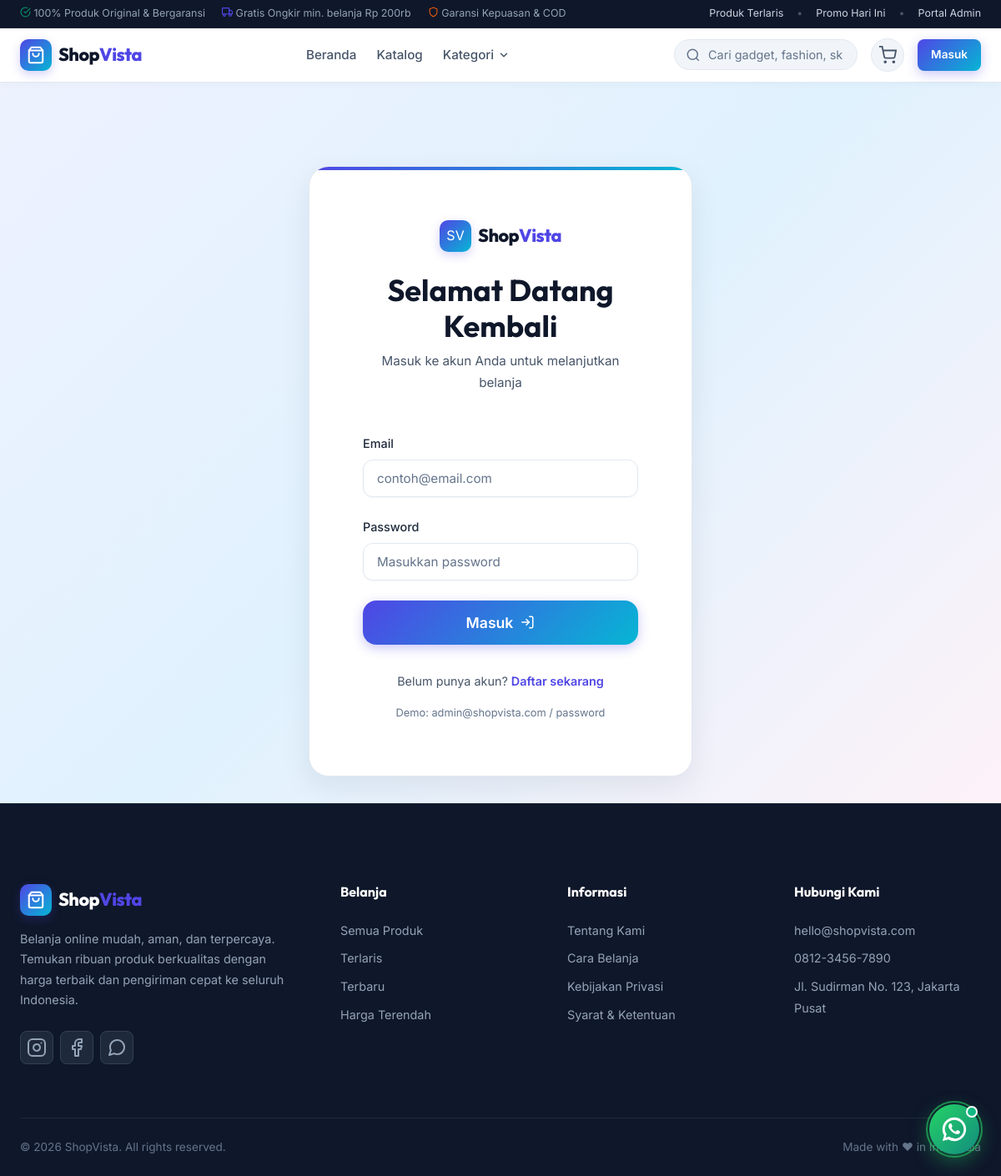
The app's page /index.php/auth/login with its own data.
### tables this page shows
CREATE TABLE `settings` (
  `id` int(11) UNSIGNED NOT NULL,
  `setting_key` varchar(100) NOT NULL,
  `setting_value` text DEFAULT NULL
);

### application/controllers/Auth.php (called while the page is built, shortened)
<?php
class Auth extends CI_Controller {
    public function __construct() {
        $this->load->model('User_model', 'user_model');
        $this->load->model('Cart_model', 'cart_model');
        $this->load->model('Category_model', 'category_model');
    }
    public function login() {
        $data['title'] = 'Login - ShopVista';
        $data['meta_description'] = 'Masuk ke akun ShopVista Anda';
        $data['cart_count'] = $this->cart_model->count_items();
        $data['categories'] = $this->category_model->get_all_active();
        $this->load->view('templates/header', $data);
        $this->load->view('auth/login', $data);
        $this->load->view('templates/footer', $data);
    }
}

### index.php (called while the page is built, shortened)
<?php
require_once BASEPATH.'core/CodeIgniter.php';

### application/models/Setting_model.php (called while the page is built, shortened)
<?php
class Setting_model extends CI_Model {
    private $cache = [];
    public function get($key, $default = '') {
        if (isset($this->cache[$key]) && $this->cache[$key] !== '' && $this->cache[$key] !== null) {
            return $this->cache[$key];
        }
        $row = $this->db->get_where('settings', ['setting_key' => $key])->row();
        if ($row && $row->setting_value !== null && trim($row->setting_value) !== '') {
            $this->cache[$key] = $row->setting_value;
            return $row->setting_value;
        }
        return $default;
    }
}

### application/helpers/toko_helper.php (called while the page is built, shortened)
<?php
if (!function_exists('get_setting')) {
    function get_setting($key, $default = '') {
        $CI =& get_instance();
        return $CI->setting_model->get($key, $default);
    }
}
if (!function_exists('format_whatsapp_number')) {
    function format_whatsapp_number($phone) {
        $cleaned = preg_replace('/[^0-9]/', '', (string)$phone);
        if (substr($cleaned, 0, 1) === '0') {
            $cleaned = '62' . substr($cleaned, 1);
        } elseif (substr($cleaned, 0, 2) !== '62') {
            $cleaned = '62' . $cleaned;
        }
        return $cleaned;
    }
}

### application/views/templates/whatsapp_widget.php (the view, shortened to what this page needs)
<?php
$wa_position = get_setting('whatsapp_position', 'bottom-right');
$is_left = ($wa_position === 'bottom-left');
?>
<div id="shopvista-wa-widget" class="sv-wa-widget <?= $is_left ? 'sv-wa-left' : 'sv-wa-right'; ?>">
    <button type="button" id="sv-wa-toggle-btn" class="sv-wa-fab" aria-label="Chat WhatsApp ShopVista">
        <span class="sv-wa-pulse"></span>
        <div class="sv-wa-fab-icon">
        </div>
        <span class="sv-wa-badge-online"></span>
    </button>
</div>

### application/views/templates/footer.php (shortened to what this page needs)
    </main>
    <footer class="footer">
        <div class="container">
            <div class="footer-grid">
                <div class="footer-brand">
                    <a href="<?= base_url(); ?>" class="navbar-brand">
                        <div class="logo-icon">
                            <svg width="22" height="22" viewBox="0 0 24 24" fill="none" stroke="currentColor" stroke-width="2.2" stroke-linecap="round" stroke-linejoin="round">
                                <path d="M6 2L3 6v14a2 2 0 0 0 2 2h14a2 2 0 0 0 2-2V6l-3-4z"></path>
                                <line x1="3" y1="6" x2="21" y2="6"></line>
                                <path d="M16 10a4 4 0 0 1-8 0"></path>
                            </svg>
                        </div>
                        <div class="brand-text">Shop<span>Vista</span></div>
                    </a>
                    <p class="brand-desc">
                        Belanja online mudah, aman, dan terpercaya. Temukan ribuan produk berkualitas dengan harga terbaik dan pengiriman cepat ke seluruh Indonesia.
                    </p>
                    <div class="footer-social">
                        <?php $ig = get_setting('instagram', ''); ?>
                        <a href="<?= !empty($ig) ? (strpos($ig, 'http') === 0 ? $ig : 'https://instagram.com/' . ltrim($ig, '@')) : '#'; ?>" target="_blank" title="Instagram"><i data-feather="instagram"></i></a>
                        <?php $fb = get_setting('facebook', ''); ?>
                        <a href="<?= !empty($fb) ? (strpos($fb, 'http') === 0 ? $fb : 'https://facebook.com/' . $fb) : '#'; ?>" target="_blank" title="Facebook"><i data-feather="facebook"></i></a>
                        <?php
                            $footer_wa = format_whatsapp_number(get_setting('whatsapp', ''));
                            $footer_wa_url = !empty($footer_wa) ? 'https://wa.me/' . $footer_wa . '?text=' . rawurlencode(get_setting('whatsapp_message', 'Halo ShopVista...')) : '#';
                        ?>
                        <a href="<?= $footer_wa_url; ?>" target="_blank" rel="noopener noreferrer" title="WhatsApp"><i data-feather="message-circle"></i></a>
                    </div>
                </div>
                <div class="footer-col">
                    <h4>Belanja</h4>
                    <ul>
                        <li><a href="<?= base_url('katalog'); ?>">Semua Produk</a></li>
                        <li><a href="<?= base_url('katalog?sort=popular'); ?>">Terlaris</a></li>
                        <li><a href="<?= base_url('katalog?sort=newest'); ?>">Terbaru</a></li>
                        <li><a href="<?= base_url('katalog?sort=price_low'); ?>">Harga Terendah</a></li>
                    </ul>
                </div>
                <div class="footer-col">
                    <h4>Informasi</h4>
                    <ul>
                        <li><a href="<?= base_url('tentang-kami'); ?>">Tentang Kami</a></li>
                        <li><a href="<?= base_url('cara-belanja'); ?>">Cara Belanja</a></li>
                        <li><a href="<?= base_url('kebijakan-privasi'); ?>">Kebijakan Privasi</a></li>
                        <li><a href="<?= base_url('syarat-ketentuan'); ?>">Syarat & Ketentuan</a></li>
                    </ul>
                </div>
                <div class="footer-col">
                    <h4>Hubungi Kami</h4>
                    <ul>
                        <li><a href="#"><?= get_setting('store_email', 'hello@shopvista.com'); ?></a></li>
                        <li><a href="#"><?= get_setting('store_phone', '0812-3456-7890'); ?></a></li>
                        <li><a href="#"><?= get_setting('store_address', 'Jakarta, Indonesia'); ?></a></li>
                    </ul>
                </div>
            </div>
            <div class="footer-bottom">
                <span>&copy; <?= date('Y'); ?> <?= get_setting('store_name', 'ShopVista'); ?>. All rights reserved.</span>
                <span>Made with ❤ in Indonesia</span>
            </div>
        </div>
    </footer>
    <?php $this->load->view('templates/whatsapp_widget'); ?>
</body>
</html>

### application/views/templates/whatsapp_widget.php (style rules this page uses)
.sv-wa-widget { position: fixed; bottom: 26px; z-index: 99999; font-family: 'Inter', -apple-system, BlinkMacSystemFont, sans-serif; }
.sv-wa-right { right: 26px; }
.sv-wa-fab { position: relative; width: 60px; height: 60px; border-radius: 50%; background: linear-gradient(135deg, #25D366 0%, #128C7E 100%); border: none; cursor: pointer; box-shadow: 0 8px 24px rgba(37, 211, 102, 0.4), 0 2px 6px rgba(0, 0, 0, 0.12); display: flex; align-items: center; justify-content: center; transition: all 0.3s cubic-bezier(0.34, 1.56, 0.64, 1); outline: none; -webkit-tap-highlight-color: transparent; }
.sv-wa-pulse { position: absolute; top: -4px; left: -4px; right: -4px; bottom: -4px; border-radius: 50%; border: 2px solid #25D366; animation: svWaPulse 2.2s infinite cubic-bezier(0.4, 0, 0.2, 1); pointer-events: none; opacity: 0.6; }
.sv-wa-fab-icon { display: flex; align-items: center; justify-content: center; position: relative; z-index: 2; }
.sv-wa-badge-online { position: absolute; top: 2px; right: 2px; width: 14px; height: 14px; background: #10B981; border: 2.5px solid #FFFFFF; border-radius: 50%; z-index: 3; }

### records on screen
settings: setting_value "hello@shopvista.com"
settings: setting_value "0812-3456-7890"
settings: setting_value "Jl. Sudirman No. 123, Jakarta Pusat"
settings: setting_value "ShopVista"
